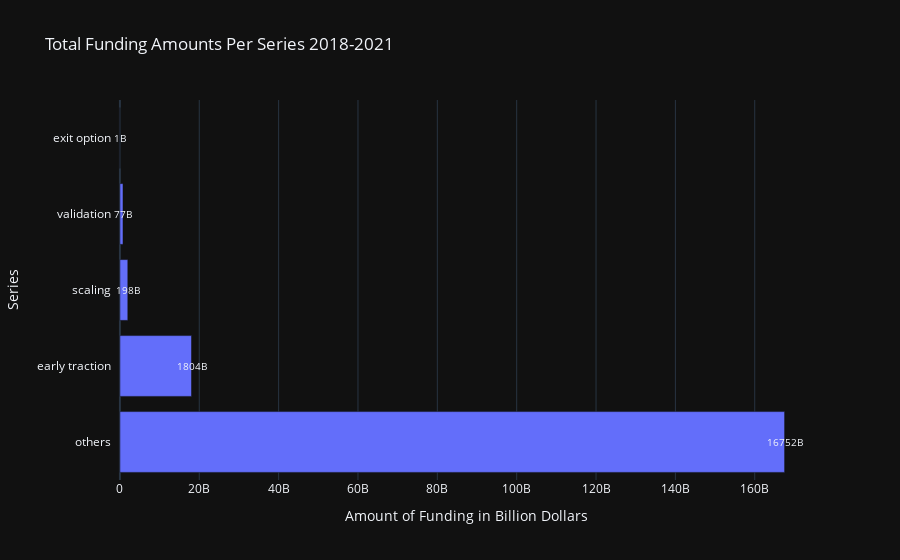

Source (notebook cell):
### Markdown cell above
#### **3. What is the relationship between amount of funding and stage**

### Code cell
stage_funding_dist = dataset.groupby('series')['amount'].sum().sort_values(ascending=False)

# Create a DataFrame for plotting
plot_df = pd.DataFrame({'Series': stage_funding_dist.index, 'Total Funding': stage_funding_dist.values})

# Create an  horizontal bar chart
fig = px.bar(plot_df, x='Total Funding', y='Series', orientation='h',
             labels={'Total Funding': 'Amount of Funding in Billion Dollars'},
             title='Total Funding Amounts Per Series\n2018-2021',
             template='plotly_dark')
for i, value in enumerate(stage_funding_dist.values):
    fig.add_annotation(x=value + 1e7, y=stage_funding_dist.index[i],
                       text=f'{int(value / 1e7)}B', showarrow=False, font=dict(size=10))
fig.show()

### Figure 1 — Plotly figure (JSON) as saved in the notebook; plotly's stock layout.template omitted (floating-point values rounded to 4 significant figures)
{"data": [{"alignmentgroup": "True", "hovertemplate": "Amount of Funding in Billion Dollars=%{x}<br>Series=%{y}<extra></extra>", "legendgroup": "", "marker": {"color": "#636efa", "pattern": {"shape": ""}}, "name": "", "offsetgroup": "", "orientation": "h", "showlegend": false, "textposition": "auto", "type": "bar", "x": [167528163200, 18045245000, 1988631000, 772371491, 11000000], "xaxis": "x", "y": ["others", "early traction", "scaling", "validation", "exit option"], "yaxis": "y"}], "layout": {"annotations": [{"font": {"size": 10}, "showarrow": false, "text": "16752B", "x": 167538163200, "y": "others"}, {"font": {"size": 10}, "showarrow": false, "text": "1804B", "x": 18055245000, "y": "early traction"}, {"font": {"size": 10}, "showarrow": false, "text": "198B", "x": 1998631000, "y": "scaling"}, {"font": {"size": 10}, "showarrow": false, "text": "77B", "x": 782371491, "y": "validation"}, {"font": {"size": 10}, "showarrow": false, "text": "1B", "x": 21000000, "y": "exit option"}], "barmode": "relative", "legend": {"tracegroupgap": 0}, "title": {"text": "Total Funding Amounts Per Series\n2018-2021"}, "xaxis": {"anchor": "y", "domain": [0, 1], "title": {"text": "Amount of Funding in Billion Dollars"}}, "yaxis": {"anchor": "x", "domain": [0, 1], "title": {"text": "Series"}}}}
